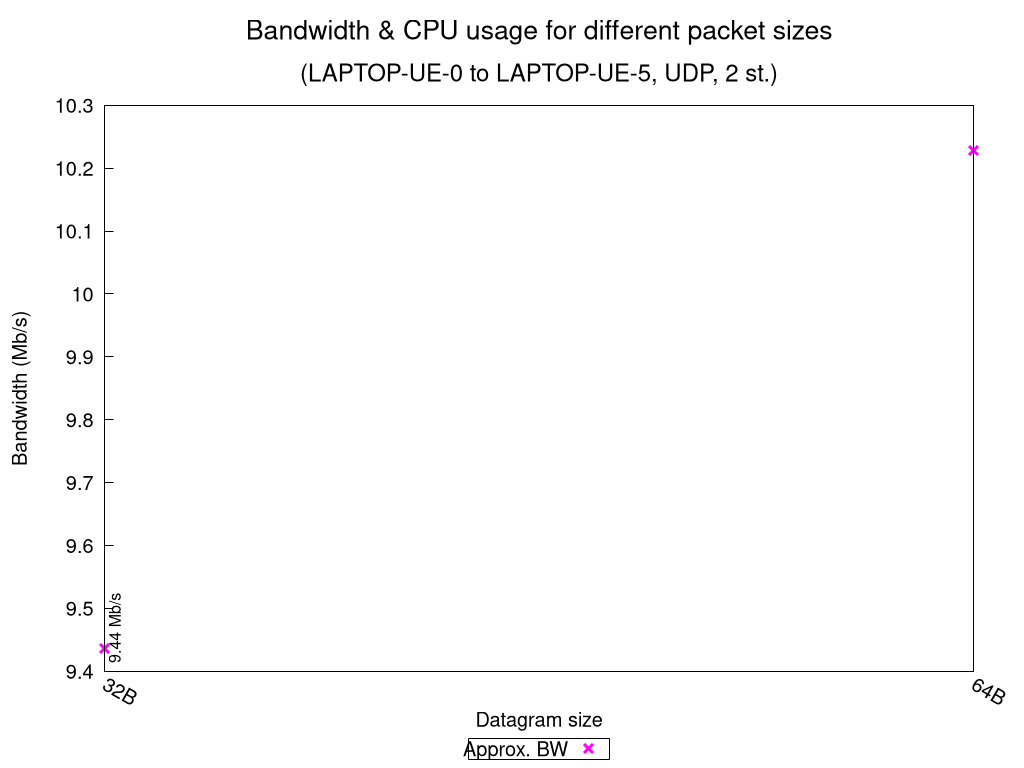

Write gnuplot code to recreate this figure.
set terminal pngcairo nocrop enhanced size 1024,768 font "Verdana,15"
set output "UDP_2_st_2020_10_12_12-56-35_one2two_summary.png"

set title "{/=20 Bandwidth \\& CPU usage for different packet sizes}\n\n{/=18 (LAPTOP-UE-0 to LAPTOP-UE-5, UDP, 2 st.)}"

set xlabel "Datagram size"
set ylabel "Bandwidth (Mb/s)"
set ytics nomirror
set key bmargin center horizontal box samplen 1 width -1
set bmargin 4.6
set rmargin 4.5
set xtics rotate by -30
printxsizes(x) = x < 1024.0 ? sprintf("%.0fB", x) : (x < 1048576.0 ? sprintf("%.0fKB", x/1024.0) : sprintf("%.0fMB", x/1048576.0))

rf = 1000000.0  # rate factor
stats "UDP_2_st_2020_10_12_12-56-35_one2two_iperf_summary.dat" using ($1 >= 0 ? $3 : 1/0) nooutput
set logscale x 2
set style fill transparent solid 0.2 noborder
set autoscale xfix
plot "UDP_2_st_2020_10_12_12-56-35_one2two_iperf_summary.dat" using ($1 >= 0 ? $2 : 1/0):($3/rf-$4/rf):($3/rf+$4/rf) with filledcurves lc rgb "blue" notitle, \
     "" using 2:($1 == 0 ? $3/rf : 1/0):xtic(printxsizes($2)) with points pt 2 ps 1.5 lw 3 lc rgb "magenta" title "Approx. BW", \
     "" using 2:($1 >= 0 ? $3/rf : 1/0):(sprintf("%.2f Mb/s", $3/rf)) with labels offset 0.9,1.0 rotate by 90 font ",12" notitle, \
     "" using ($1 < 0 ? $2 : 1/0):(STATS_min/rf):(sprintf("Net test failed!")) with labels offset 0.9,2.5 rotate by 90 tc rgb "red" font ",12" notitle, \
